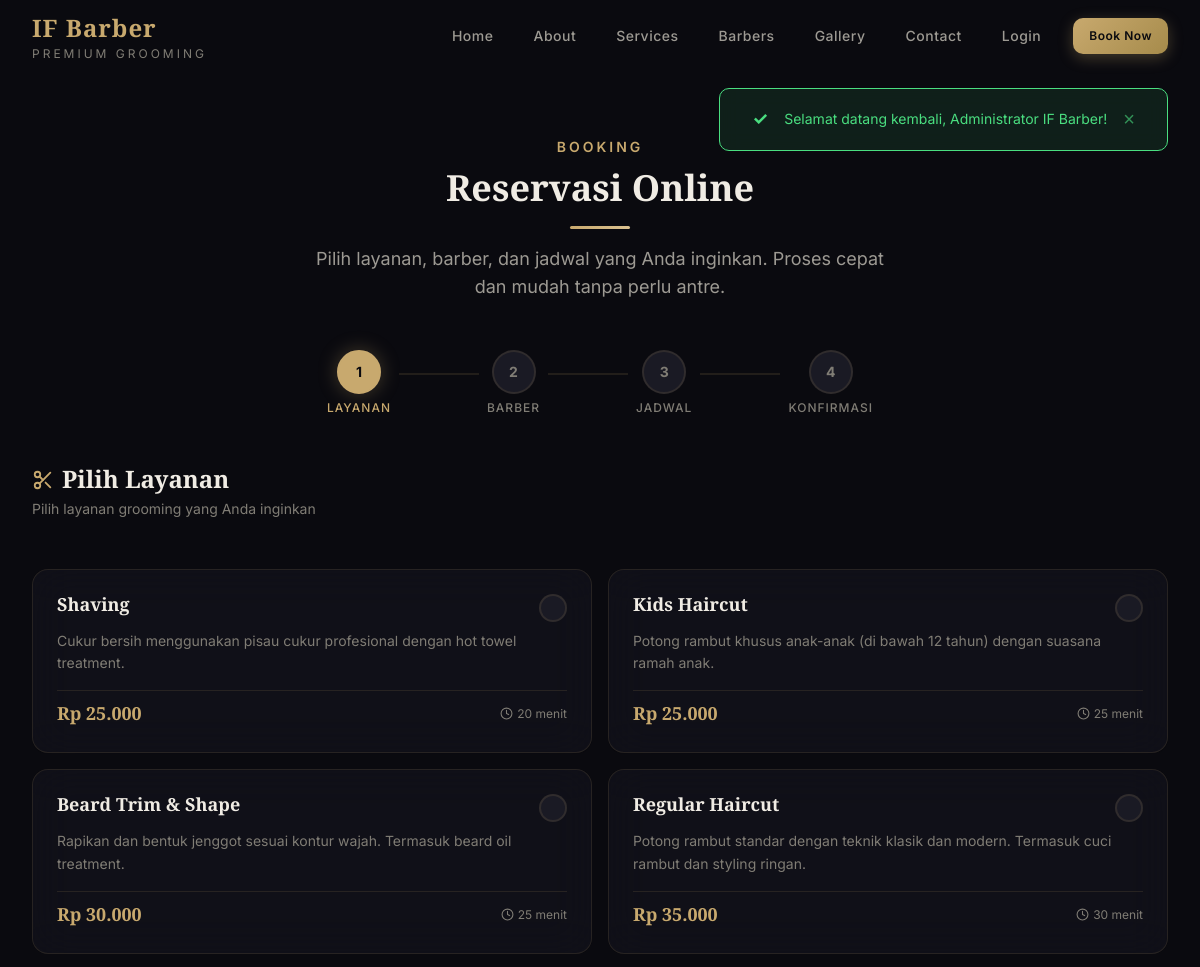
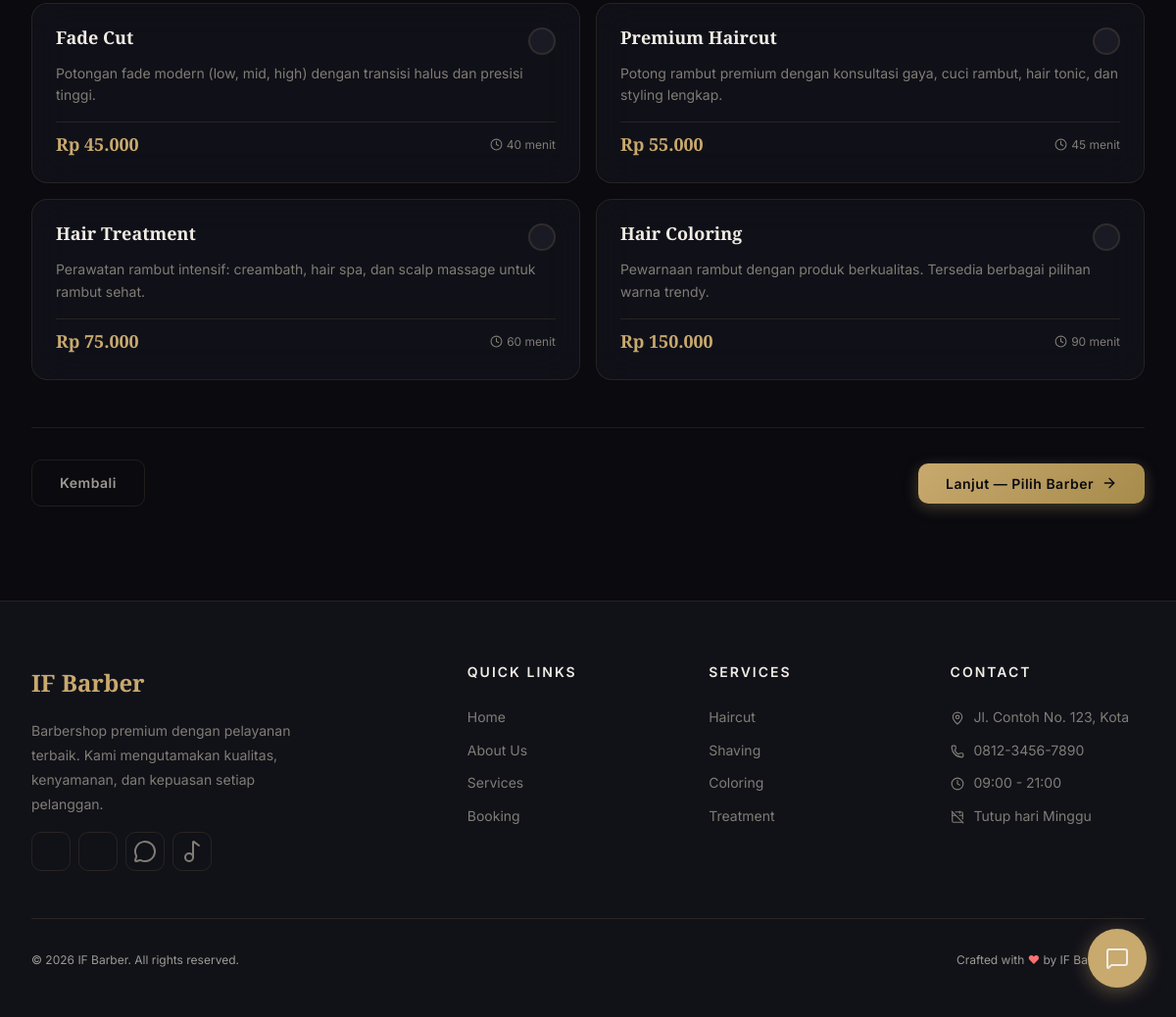
The app's page /booking.php (signed in) with its own data (2 pictures, top to bottom).
### tables this page shows
CREATE TABLE IF NOT EXISTS layanan (
    id INT AUTO_INCREMENT PRIMARY KEY,
    nama VARCHAR(100) NOT NULL,
    deskripsi TEXT,
    harga DECIMAL(10,2) NOT NULL,
    durasi_menit INT DEFAULT 30,
    gambar VARCHAR(255) DEFAULT NULL,
    is_active TINYINT(1) DEFAULT 1,
    created_at TIMESTAMP DEFAULT CURRENT_TIMESTAMP,
    updated_at TIMESTAMP DEFAULT CURRENT_TIMESTAMP ON UPDATE CURRENT_TIMESTAMP
);

### booking.php (the view, shortened to what this page needs)
<?php
require_once __DIR__ . '/includes/config.php';
require_once __DIR__ . '/includes/functions.php';
$layananList = getLayananAktif($conn);
$success = false;
$bookingId = null;
include __DIR__ . '/includes/header.php';
?>
<link rel="stylesheet" href="<?= BASE_URL ?>/assets/css/booking.css">
<section class="booking-page">
    <div class="container">
        <?php if ($success && $bookingId): ?>
        <!-- ============================================
             SUCCESS STATE
             ============================================ -->
        <div class="booking-success animate-on-scroll visible">
            <div class="booking-success__icon">
                <svg viewBox="0 0 52 52" class="checkmark">
                    <circle class="checkmark__circle" cx="26" cy="26" r="25" fill="none"/>
                    <path class="checkmark__check" fill="none" d="M14.1 27.2l7.1 7.2 16.7-16.8"/>
                </svg>
            </div>
            <h2 class="booking-success__title">Booking Berhasil!</h2>
            <p class="booking-success__text">
                Reservasi Anda telah tercatat. Silakan datang sesuai jadwal yang dipilih.
            </p>
            <div class="booking-receipt glass">
                <div class="booking-receipt__header">
                    <span class="booking-receipt__brand">IF Barber</span>
                    <span class="booking-receipt__id">#<?= str_pad($bookingId, 4, '0', STR_PAD_LEFT) ?></span>
                </div>
                <div class="booking-receipt__divider"></div>
                <div class="booking-receipt__row">
                    <span>Nama</span>
                    <strong><?= e($nama) ?></strong>
                </div>
                <div class="booking-receipt__row">
                    <span>No. HP</span>
                    <strong><?= e($noHp) ?></strong>
                </div>
                <div class="booking-receipt__row">
                    <span>Tanggal</span>
                    <strong><?= formatTanggal($tanggal) ?></strong>
                </div>
                <div class="booking-receipt__row">
                    <span>Jam</span>
                    <strong><?= e($jam) ?> WIB</strong>
                </div>
                <div class="booking-receipt__row">
                    <span>Status</span>
                    <span class="card__badge badge--pending">Pending</span>
                </div>
                <div class="booking-receipt__divider"></div>
                <div class="booking-receipt__row booking-receipt__total">
                    <span>Total</span>
                    <strong><?= formatRupiah($totalHarga) ?></strong>
                </div>
            </div>
            <div class="booking-success__actions">
                <a href="<?= BASE_URL ?>" class="btn btn--secondary">
                    <i data-lucide="home" style="width:16px;height:16px;"></i>
                    Kembali ke Home
                </a>
                <a href="<?= BASE_URL ?>/booking.php" class="btn btn--primary">
                    <i data-lucide="calendar-plus" style="width:16px;height:16px;"></i>
                    Booking Lagi
                </a>
            </div>
        </div>
        <?php else: ?>
        <div class="booking-header animate-on-scroll visible">
            <span class="section__label">Booking</span>
            <h1 class="section__title">Reservasi Online</h1>
            <p class="section__subtitle">
                Pilih layanan, barber, dan jadwal yang Anda inginkan. Proses cepat dan mudah tanpa perlu antre.
            </p>
        </div>
        <div class="booking-steps animate-on-scroll visible">
            <div class="booking-step active" data-step="1">
                <div class="booking-step__number">1</div>
                <span class="booking-step__label">Layanan</span>
            </div>
            <div class="booking-step__line"></div>
            <div class="booking-step" data-step="2">
                <div class="booking-step__number">2</div>
                <span class="booking-step__label">Barber</span>
            </div>
            <div class="booking-step__line"></div>
            <div class="booking-step" data-step="3">
                <div class="booking-step__number">3</div>
                <span class="booking-step__label">Jadwal</span>
            </div>
            <div class="booking-step__line"></div>
            <div class="booking-step" data-step="4">
                <div class="booking-step__number">4</div>
                <span class="booking-step__label">Konfirmasi</span>
            </div>
        </div>
        <form method="POST" action="" class="booking-form" id="bookingForm">
            <div class="booking-panel active" id="step1">
                <h3 class="booking-panel__title">
                    <i data-lucide="scissors" style="width:22px;height:22px;color:var(--color-accent);"></i>
                    Pilih Layanan
                </h3>
                <p class="booking-panel__subtitle">Pilih layanan grooming yang Anda inginkan</p>
                <div class="service-select-grid">
                    <?php foreach ($layananList as $layanan): ?>
                    <label class="service-select-card glass" data-price="<?= $layanan['harga'] ?>" data-duration="<?= $layanan['durasi_menit'] ?>" data-name="<?= e($layanan['nama']) ?>">
                        <div class="service-select-card__content">
                            <div class="service-select-card__header">
                                <h4 class="service-select-card__name"><?= e($layanan['nama']) ?></h4>
                                <span class="service-select-card__check">
                                    <i data-lucide="check" style="width:16px;height:16px;"></i>
                                </span>
                            </div>
                            <p class="service-select-card__desc"><?= e($layanan['deskripsi']) ?></p>
                            <div class="service-select-card__footer">
                                <span class="service-select-card__price"><?= formatRupiah($layanan['harga']) ?></span>
                                <span class="service-select-card__duration">
                                    <i data-lucide="clock" style="width:13px;height:13px;"></i>
                                    <?= $layanan['durasi_menit'] ?> menit
                                </span>
                            </div>
                        </div>
                    </label>
                    <?php endforeach; ?>
                </div>
                <div class="booking-panel__actions">
                    <a href="<?= BASE_URL ?>" class="btn btn--ghost">Kembali</a>
                    <button type="button" class="btn btn--primary" onclick="goToStep(2)" id="btnStep1Next" disabled>
                        Lanjut — Pilih Barber
                        <i data-lucide="arrow-right" style="width:16px;height:16px;"></i>
                    </button>
                </div>
            </div>
        </form>
        <?php endif; ?>
    </div>
</section>
<?php include __DIR__ . '/includes/footer.php'; ?>

### assets/css/style.css (style rules this page uses)
:root { --color-bg-primary: #0a0a0f; --color-bg-secondary: #111118; --color-bg-tertiary: #1a1a24; --color-bg-card: #15151f; --color-bg-card-hover: #1c1c28; --color-accent: #c8a96e; --color-accent-light: #dbc291; --color-accent-dark: #a68b4b; --color-accent-glow: rgba(200, 169, 110, 0.15); --color-accent-glow-strong: rgba(200, 169, 110, 0.3); --color-text-primary: #f0ece4; --color-text-secondary: #9d9a93; --color-text-muted: #807d75; --color-text-inverse: #0a0a0f; --color-success: #4ade80; --color-success-bg: rgba(74, 222, 128, 0.1); --color-error: #f87171; --color-error-bg: rgba(248, 113, 113, 0.1); --color-warning: #fbbf24; --color-warning-bg: rgba(251, 191, 36, 0.1); --color-info: #60a5fa; --color-info-bg: rgba(96, 165, 250, 0.1); --glass-bg: rgba(21, 21, 31, 0.6); --glass-bg-strong: rgba(21, 21, 31, 0.85); --glass-border: rgba(200, 169, 110, 0.12); --glass-border-hover: rgba(200, 169, 110, 0.25); --glass-blur: 20px; --font-heading: 'Playfair Display', 'Georgia', serif; --font-body: 'Inter', -apple-system, BlinkMacSystemFont, 'Segoe UI', sans-serif; --font-mono: 'JetBrains Mono', 'Fira Code', monospace; --text-xs: 0.75rem; --text-sm: 0.875rem; --text-base: 1rem; --text-lg: 1.125rem; --text-xl: 1.25rem; --text-2xl: 1.5rem; --text-3xl: 1.875rem; --text-4xl: 2.25rem; --text-5xl: 3rem; --text-6xl: 3.75rem; --text-7xl: 4.5rem; --space-xs: 0.25rem; --space-sm: 0.5rem; --space-md: 1rem; --space-lg: 1.5rem; --space-xl: 2rem; --space-2xl: 3rem; --space-3xl: 4rem; --space-4xl: 6rem; --space-5xl: 8rem; --radius-sm: 6px; --radius-md: 10px; --radius-lg: 16px; --radius-xl: 24px; --radius-full: 9999px; --shadow-sm: 0 1px 3px rgba(0, 0, 0, 0.3); --shadow-md: 0 4px 12px rgba(0, 0, 0, 0.4); --shadow-lg: 0 8px 32px rgba(0, 0, 0, 0.5); --shadow-xl: 0 16px 48px rgba(0, 0, 0, 0.6); --shadow-glow: 0 0 20px rgba(200, 169, 110, 0.15); --shadow-glow-strong: 0 0 40px rgba(200, 169, 110, 0.25); --transition-fast: 150ms ease; --transition-base: 250ms ease; --transition-slow: 400ms ease; --transition-spring: 500ms cubic-bezier(0.34, 1.56, 0.64, 1); --z-dropdown: 100; --z-sticky: 200; --z-modal-backdrop: 300; --z-modal: 400; --z-toast: 500; --z-chatbot: 600; --container-max: 1200px; --container-narrow: 800px; --navbar-height: 72px; --sidebar-width: 260px; }
*, *::before, *::after { margin: 0; padding: 0; box-sizing: border-box; }
html { scroll-behavior: smooth; scroll-padding-top: var(--navbar-height); -webkit-font-smoothing: antialiased; -moz-osx-font-smoothing: grayscale; }
body { font-family: var(--font-body); font-size: var(--text-base); line-height: 1.6; color: var(--color-text-primary); background-color: var(--color-bg-primary); overflow-x: hidden; min-height: 100vh; }
h1, h2, h3, h4, h5, h6 { font-family: var(--font-heading); font-weight: 600; line-height: 1.2; color: var(--color-text-primary); }
h1 { font-size: var(--text-5xl); }
h3 { font-size: var(--text-3xl); }
h4 { font-size: var(--text-2xl); }
p { color: var(--color-text-secondary); margin-bottom: var(--space-md); }
a { color: var(--color-accent); text-decoration: none; transition: color var(--transition-fast); }
.container { width: 100%; max-width: var(--container-max); margin: 0 auto; padding: 0 var(--space-xl); }
.section__label { font-family: var(--font-body); font-size: var(--text-sm); font-weight: 600; letter-spacing: 3px; text-transform: uppercase; color: var(--color-accent); display: block; margin-bottom: var(--space-sm); }
.section__title { font-size: var(--text-4xl); margin-bottom: var(--space-md); }
.section__subtitle { font-size: var(--text-lg); color: var(--color-text-secondary); max-width: 600px; margin: 0 auto; }
.section__title::after { content: ''; display: block; width: 60px; height: 3px; background: linear-gradient(90deg, var(--color-accent), var(--color-accent-light)); margin: var(--space-md) auto 0; border-radius: var(--radius-full); }
.glass { background: var(--glass-bg); backdrop-filter: blur(var(--glass-blur)); -webkit-backdrop-filter: blur(var(--glass-blur)); border: 1px solid var(--glass-border); border-radius: var(--radius-lg); }
.animate-on-scroll { opacity: 0; transform: translateY(30px); transition: opacity 0.6s ease, transform 0.6s ease; }
.animate-on-scroll.visible { opacity: 1; transform: translateY(0); }

### records on screen
layanan: nama "Shaving", deskripsi "Cukur bersih menggunakan pisau cukur profesional dengan hot towel treatment.", harga "Rp 25.000", durasi_menit "20"
layanan: nama "Kids Haircut", deskripsi "Potong rambut khusus anak-anak (di bawah 12 tahun) dengan suasana ramah anak.", harga "Rp 25.000", durasi_menit "25"
layanan: nama "Beard Trim & Shape", deskripsi "Rapikan dan bentuk jenggot sesuai kontur wajah. Termasuk beard oil treatment.", harga "Rp 30.000", durasi_menit "25"
layanan: nama "Regular Haircut", deskripsi "Potong rambut standar dengan teknik klasik dan modern. Termasuk cuci rambut dan styling ringan.", harga "Rp 35.000", durasi_menit "30"
layanan: nama "Fade Cut", deskripsi "Potongan fade modern (low, mid, high) dengan transisi halus dan presisi tinggi.", harga "Rp 45.000", durasi_menit "40"
layanan: nama "Premium Haircut", deskripsi "Potong rambut premium dengan konsultasi gaya, cuci rambut, hair tonic, dan styling lengkap.", harga "Rp 55.000", durasi_menit "45"
layanan: nama "Hair Treatment", deskripsi "Perawatan rambut intensif: creambath, hair spa, dan scalp massage untuk rambut sehat.", harga "Rp 75.000", durasi_menit "60"
layanan: nama "Hair Coloring", deskripsi "Pewarnaan rambut dengan produk berkualitas. Tersedia berbagai pilihan warna trendy.", harga "Rp 150.000", durasi_menit "90"

### other values on screen
$icon "✓"
$flash['message'] "Selamat datang kembali, Administrator IF Barber!"
JAM_BUKA "09:00"
JAM_TUTUP "21:00"
APP_NAME "IF Barber"
